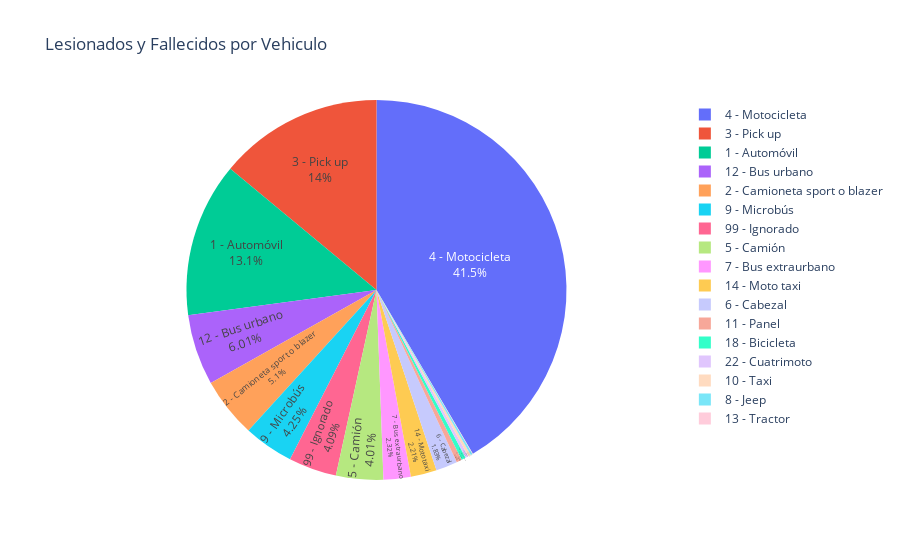

Source (notebook cell):
### Code cell
fig = px.pie(accidentes_vehiculos, values='cantidad', names='vehiculo',
             title='Lesionados y Fallecidos por Vehiculo',
             hover_data=['cantidad'], labels={'cantidad':'Fallecidos y Lesionados'})
fig.update_traces(textposition='inside', textinfo='percent+label')
fig.show()

### Figure 1 — Plotly figure (JSON) as saved in the notebook; plotly's stock layout.template omitted (floating-point values rounded to 4 significant figures)
{"data": [{"customdata": [[1553], [602], [1651], [4906], [474], [216], [274], [20], [502], [27], [54], [710], [4], [261], [44], [31], [483]], "domain": {"x": [0, 1], "y": [0, 1]}, "hoverlabel": {"namelength": 0}, "hovertemplate": "Fallecidos y Lesionados=%{value}<br>vehiculo=%{label}", "labels": ["1 - Automóvil", "2 - Camioneta sport o blazer", "3 - Pick up", "4 - Motocicleta", "5 - Camión", "6 - Cabezal", "7 - Bus extraurbano", "8 - Jeep", "9 - Microbús", "10 - Taxi", "11 - Panel", "12 - Bus urbano", "13 - Tractor", "14 - Moto taxi", "18 - Bicicleta", "22 - Cuatrimoto", "99 - Ignorado"], "legendgroup": "", "name": "", "showlegend": true, "textinfo": "percent+label", "textposition": "inside", "type": "pie", "values": [1553, 602, 1651, 4906, 474, 216, 274, 20, 502, 27, 54, 710, 4, 261, 44, 31, 483]}], "layout": {"legend": {"tracegroupgap": 0}, "title": {"text": "Lesionados y Fallecidos por Vehiculo"}}}
